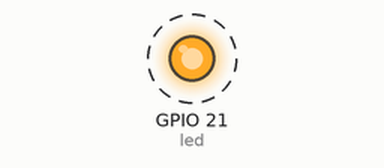
Bench run of a program on a simulated Raspberry Pi (BCM pin numbers). Parts: output pins drawn as LEDs (lit = HIGH). Dashed ring = blinking. What the program prints to the terminal is not drawn.

Above: at 0.2 s.
Timing chart, 0 to 3.0 s (numbered marks = the images above):
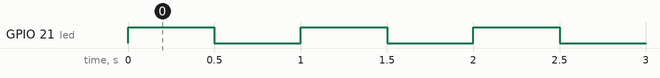

Measured:
- by itself, GPIO 21 (led): alternates HIGH for 0.50 s and LOW for 0.50 s

The program:

led.py
```python
import RPi.GPIO as GPIO
import time

led = 21

GPIO.setmode(GPIO.BCM)
GPIO.setup(led, GPIO.OUT)
print('RaspberryPi led - Blink, python')
try:
    while True:
        GPIO.output(led, True) # C code :true,
        time.sleep(0.5)
        GPIO.output(led, False) # C code :false
        time.sleep(0.5)

except KeyboardInterrupt:
    GPIO.cleanup()
except :
    GPIO.cleanup()
```
